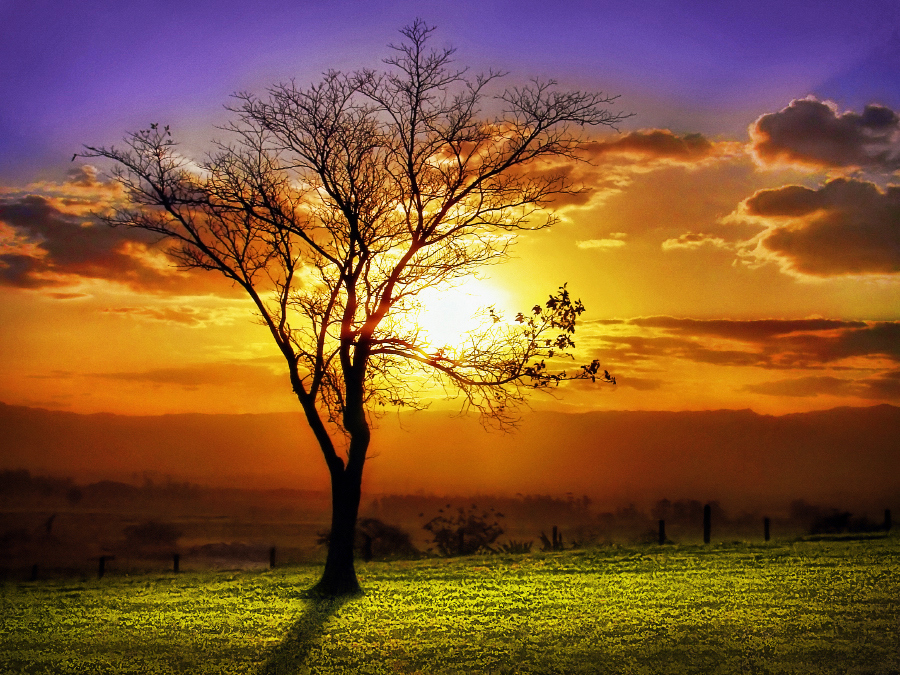
#> input picture hsv/download.jpg, 900 x 675 px, given in place of the camera
$ python final.py   (Python 2 division)
#> lines starting #> are read from the running program, lines starting #| are printed output that depends on the picture; after the words box and inside, x2 and y2 are one past the last pixel; in counts of white or black regions, pixels touching at a corner belong together
import cv2
import numpy as np


cap = cv2.VideoCapture(0)

def nothing(x):
    pass
# Creating a window for later use
cv2.namedWindow('result')

# Creating track bar
cv2.createTrackbar('hmin', 'result',0,180,nothing)
#> slider 'hmin' is set to 36
cv2.createTrackbar('hmax', 'result',0,180,nothing)
#> slider 'hmax' is set to 180
cv2.createTrackbar('smin', 'result',0,255,nothing)
#> slider 'smin' is set to 51
cv2.createTrackbar('smax', 'result',0,255,nothing)
#> slider 'smax' is set to 255
cv2.createTrackbar('vmin', 'result',0,255,nothing)
#> slider 'vmin' is set to 51
cv2.createTrackbar('vmax', 'result',0,255,nothing)
#> slider 'vmax' is set to 255


while(1):

    ret, frame = cap.read()
#> frame is the input picture: shape (675, 900, 3); mean B, G, R 51.4, 88.7, 131.9
 #converting to HSV
    hsv = cv2.cvtColor(frame,cv2.COLOR_BGR2HSV)
#> hsv: shape (675, 900, 3); mean H, S, V 42.3, 186, 140.1

    # get info from track bar and appy to result
    hlo = cv2.getTrackbarPos('hmin','result')
    hup = cv2.getTrackbarPos('hmax','result')
    slo = cv2.getTrackbarPos('smin','result')
    sup = cv2.getTrackbarPos('smax','result')
    vlo = cv2.getTrackbarPos('vmin','result')
    vup = cv2.getTrackbarPos('vmax','result')


    # Normal masking algorithm
    min = np.array([hlo,slo,vlo])
    max = np.array([hup,sup,vup])

    mask = cv2.inRange(hsv,min,max)
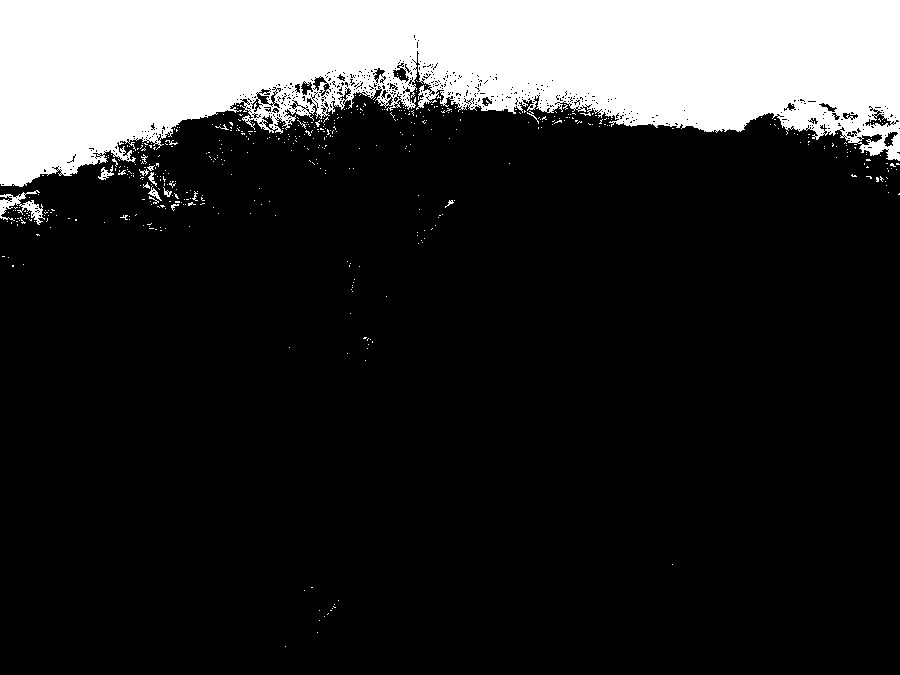
#> mask: shape (675, 900); 18.6% white; 505 white regions (487 under 20 px), largest, box (x1, y1, x2, y2) and area: (0, 0, 900, 187) 111109, (0, 190, 45, 225) 551, (98, 165, 114, 180) 98

    result = cv2.bitwise_and(frame,frame,mask = mask)
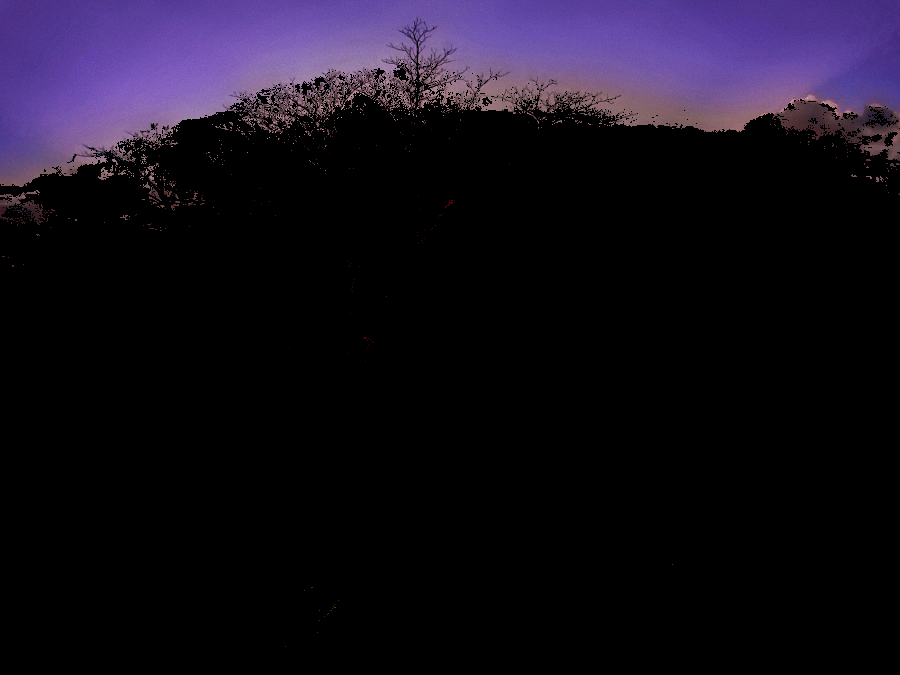
#> result: shape (675, 900, 3); mean B, G, R 27.6, 14.9, 20.2
    cv2.imshow('frame',frame)
    cv2.imshow('result',result)
    cv2.imshow('mask',mask)
    cv2.imshow('hsv',hsv)
    k = cv2.waitKey(1)
#> (key Esc is pressed here)
    if k == 27:
	 break


cv2.destroyAllWindows()
